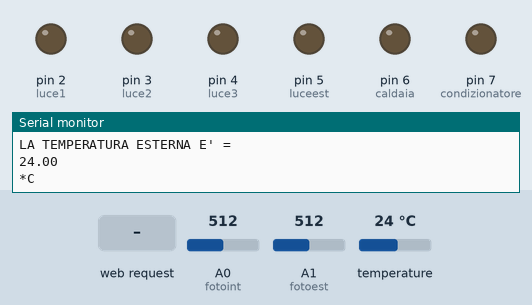
Recording of a sketch running on a simulated Arduino Uno, built with avr-gcc and run on an emulated ATmega328P. Parts: output pins drawn as LEDs (lit = HIGH), the last lines printed to the serial monitor. The inputs (shaded band) are chosen by the test bench; at power-on: temperature 24 °C, A0 (fotoint) = 512, A1 (fotoest) = 512.

Above: at 4.3 s.
4.4 s: HTTP request GET /leds1ON received
8.5 s: temperature set to 18.9 °C
11.1 s: temperature set to 17.5 °C
At 14.4 s:
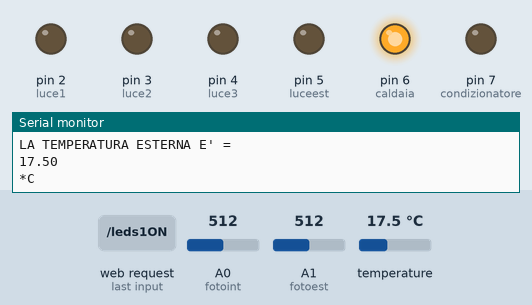
14.8 s: HTTP request GET /automatico received
19.1 s: HTTP request GET /ledestON received
At 21.8 s:
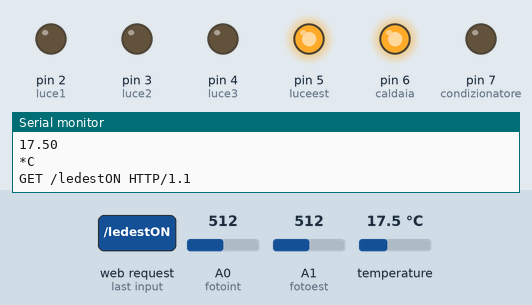
23.7 s: HTTP request GET /leds2ON received
At 26.6 s:
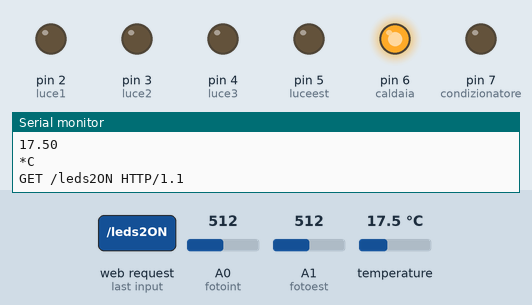
Timing chart, 0 to 27.3 s (numbered marks = the images above; inputs shaded):
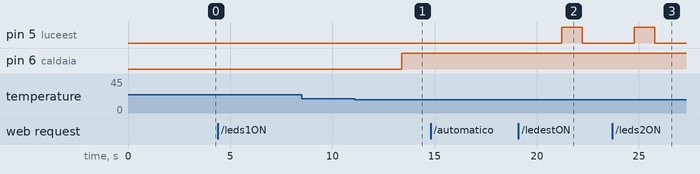

The sketch:

prova.ino
```cpp
///////////////////////      LIBRERIE      ////////////////////////

#include <String.h>
#include<SPI.h>
#include <Ethernet.h>
#include <OneWire.h>    // librerie per il funzionamento dei sensori di temperatura
#include <DallasTemperature.h>

#define temperaturaint A2  // dichiarazione dell'ingresso analogico di arduino per i sensori di temperatura
#define temperaturaest A3

#define fotoint A0   // ingressi analogici arduino per la fotoresistenza
#define fotoest A1


byte mac[] = { 0xDE, 0xAD, 0xBE, 0xEF, 0xFE, 0xED }; // mac address dell'arduino
byte ip[] = { 192, 168, 1, 58}; // indirizzo ip fisico di arduino
byte gateway[] = { 192, 168, 1, 1 }; // accesso ad internet via router
byte subnet[] = { 255, 255, 255, 0 }; //subnet mask
EthernetServer server(80); // porta di comunicazione del server

int luce1 = 2 ;   //pin di connessione led di arduino

int luce2 = 3;

int luce3 = 4;

int luceest = 5;

int caldaia = 6; // uscita led per il riscaldamento

int condizionatore = 7; // uscita led per il raffreddamento

String readString ;

boolean LEDON1 = false ; // dichiarazione di una variabile boolean per verificare l'accenzione o meno del led

boolean LEDON2 = false ;

boolean LEDON3 = false;

boolean LEDEST = false;

boolean CALDAIA = false;

boolean CONDIZIONATORE = false;


float temp1;      // variabile temperatura da rilevare
float temp2;

float tempregint = 25.0;
float tempregest = 25.0;


/// TEMPERATURA INTERNA///

OneWire ourWireint(temperaturaint);
DallasTemperature sensoreint(&ourWireint);

///TEMPERATURA ESTERNA///

OneWire ourWireest(temperaturaest);
DallasTemperature sensoreest(&ourWireint);

double valtemperaturaint; // variabile di lettura del valore di temperatira dei sensori
double valtemperaturaest;


void setup() {


  Ethernet.begin(mac, ip, gateway, subnet); // inizializzazione dela comunicazione Ethernet


  pinMode(luce1, OUTPUT);   // dichiarazione del pin 2 come uscita

  pinMode(luce2, OUTPUT);

  pinMode(luce3, OUTPUT);

  pinMode(luceest, OUTPUT);

  pinMode(caldaia, OUTPUT);

  pinMode(condizionatore, OUTPUT);

  Serial.begin(9600);  // inizializzazione della porta seriale di comunicazione

  sensoreint.begin();
  sensoreest.begin();
}

void loop() {

  /// LETTURA VALORI DI LUMINOSITA ///

  int luminositaint = analogRead(fotoint);
  int luminositaest = analogRead(fotoest);


  /// CONTROLLO AUTOMATICO LUMINOSITA INTERNA ///

  if ((luminositaint < 250) && (readString.indexOf("automatico") > 0))

  {

    digitalWrite(luce1, HIGH);
    digitalWrite(luce2, HIGH);
    digitalWrite(luce3, HIGH);
    delay (1000);


  }

  else {

    digitalWrite(luce1, LOW);
    digitalWrite(luce2, LOW);
    digitalWrite(luce3, LOW);
    delay (1000);


  }


  /// CONTROLLO AUTOMATICO LUMINOSITA ESTERNA ///

  if ((luminositaest < 650) && (readString.indexOf("automatico") > 0))

  {

    digitalWrite(luceest, HIGH);

    delay (1000);


  }

  else {

    digitalWrite(luceest, LOW);

    delay (1000);


  }


  /// CALCOLO VALORE DELLA TEMPERATURA INTERNA ///

  sensoreint.requestTemperatures();

  valtemperaturaint = sensoreint.getTempCByIndex(0);

  Serial.println("LA TEMPERATURA INTERNA E' = ");

  Serial.println(valtemperaturaint);

  Serial.println("*C ");

  /// CONTROLLO TEMPERATURA INTERNA PER ACCENSIONE CONDIZIONAMENTO

  if (valtemperaturaint >= 27)

    digitalWrite(condizionatore, HIGH);
  else
    digitalWrite(condizionatore, LOW);

  /// CONTROLLO TEMPERATURA INTERNA PER ACCENSIONE CALDAIA

  if (valtemperaturaint <= 18)
    digitalWrite(caldaia, HIGH);
  else
    digitalWrite(caldaia, LOW);


  // CALCOLO VALORE DELLA TEMPERATURA ESTERNA ///

  sensoreest.requestTemperatures();

  valtemperaturaest = sensoreest.getTempCByIndex(0);

  Serial.println("LA TEMPERATURA ESTERNA E' = ");

  Serial.println(valtemperaturaest);

  Serial.println("*C ");


  /// CONTROLLO AUTOMATICO CONDIZIONAMENTO ///

  if ((valtemperaturaint < tempregint - 5) && (readString.indexOf("automatico") > 0))
  {

    digitalWrite(caldaia, HIGH);
    digitalWrite(condizionatore, LOW);
  }
  if ((valtemperaturaint > tempregint + 5) && (readString.indexOf("automatico") > 0))
  {
    digitalWrite(condizionatore, HIGH);
    digitalWrite(caldaia, HIGH);

  }

  /////       INIZIO CLIENT     /////

  EthernetClient client = server.available();
  if (client) {
    boolean currentLineIsBlank = true;
    while (client.connected()) {
      if (client.available()) {
        char c = client.read();
        readString.concat(c); //memorizzo ogni carattere della stringa
        //if HTTP request has ended
        if (c == '\n' && currentLineIsBlank) {
          Serial.print(readString);


          //// COMANDI ACCENDI E SPEGNI TUTTO INTERNO

          if (readString.indexOf("accendituttointerno") > 0 ) {

            LEDON1 = true;
            LEDON2 = true;
            LEDON3 = true;

            digitalWrite(luce1, HIGH);
            digitalWrite(luce2, HIGH);
            digitalWrite(luce3, HIGH);
          }

          if (readString.indexOf("spegnituttointerno") > 0 ) {
            LEDON1 = false;
            LEDON2 = false;
            LEDON3 = false;

            digitalWrite(luce1, LOW);
            digitalWrite(luce2, LOW);
            digitalWrite(luce3, LOW);


          }


          //ACCENZIONE LED1

          if (readString.indexOf("leds1ON") > 0 ) {
            LEDON1 = true;

          }
          else if (readString.indexOf("leds1OFF") > 0) {
            LEDON1 = false;
          }

          if (LEDON1 == true) {
            digitalWrite(luce1, HIGH);
          }
          if (LEDON1 == false) {
            digitalWrite(luce1, LOW);
          }

          //ACCENZIONE LED2

          if (readString.indexOf("leds2ON") > 0 ) {
            LEDON2 = true;

          }
          else if (readString.indexOf("leds2OFF") > 0) {
            LEDON2 = false;
          }

          if (LEDON2 == true) {
            digitalWrite(luce2, HIGH);
          }
          if (LEDON2 == false) {
            digitalWrite(luce2, LOW);
          }

          //ACCENZIONE LED3

          if (readString.indexOf("leds3ON") > 0 ) {
            LEDON3 = true;

          }
          else if (readString.indexOf("leds3OFF") > 0) {
            LEDON3 = false;
          }

          if (LEDON3 == true) {
            digitalWrite(luce3, HIGH);
          }
          if (LEDON3 == false) {
            digitalWrite(luce3, LOW);
          }

          //ACCENZIONE LEDEST

          if (readString.indexOf("ledestON") > 0 ) {
            LEDEST = true;

          }
          else if (readString.indexOf("ledestOFF") > 0) {
            LEDEST = false;
          }

          if (LEDEST == true) {
            digitalWrite(luceest, HIGH);
          }
          if (LEDEST == false) {
            digitalWrite(luceest, LOW);
          }

          /// PAGINA WEB

          client.println("HTTP/1.1 200 OK.....");
          client.println("Content-Type: text/html");
          client.println();
          // inizializzo pagina (da togliere se uso ajax)
          client.print("<html><head><title>ARDUINO Controllo Led e Temperatura via WEB</title></head><body>");
          //iniza il body
          client.println("<div style='width:1280px; height:720px;'>");
          client.println("<h1>STATO SENSORE</h1><hr />");


          client.println("<p>Stato LED 1 = ");
          client.println("<input type=text id=stato1 value=");
          client.println(LEDON1);
          client.println(">");
          client.println("  <br /></p>");


          client.println("<p>Stato LED 2 = ");
          client.println("<input type=text id=stato1 value=");
          client.println(LEDON2);
          client.println(">");
          client.println("  <br /></p>");


          client.println("<p>Stato LED 3 = ");
          client.println("<input type=text id=stato1 value=");
          client.println(LEDON3);
          client.println(">");
          client.println("  <br /></p>");


          client.println("<p>Stato LED ESTERNO = ");
          client.println("<input type=text id=stato1 value=");
          client.println(LEDEST);
          client.println(">");
          client.println("  <br /></p>");


          client.println("<p>Temperatura Interna = ");
          client.println("<input type=text id=temperaturaint value=");
          client.println(valtemperaturaint);
          client.println(">");
          client.println("  <br /></p>");


          client.println("<p>Temperatura esterna = ");
          client.println("<input type=text id=temperaturaest value=");
          client.println(valtemperaturaest);
          client.println(">");
          client.println("  <br /></p>");


          client.println("</body></html>");
          readString = "";
          client.stop();

        } // Fine lettura Stream
      } //Fine attivazione
    } //Fine connessione

  } // Fine client
} //  Fine loop
```

Measured:
- the behaviour switches between 18.1 and 18 °C on temperature (found by bisection; images 0 and 1)
- after the input at 11.1 s, pin 6 (caldaia): LOW → HIGH after 2.3 s
- after the input at 19.1 s, pin 5 (luceest): LOW → HIGH after 2.1 s, → LOW 1.0 s later
- after the input at 23.7 s, pin 5 (luceest): LOW → HIGH after 1.1 s, → LOW 1.0 s later
